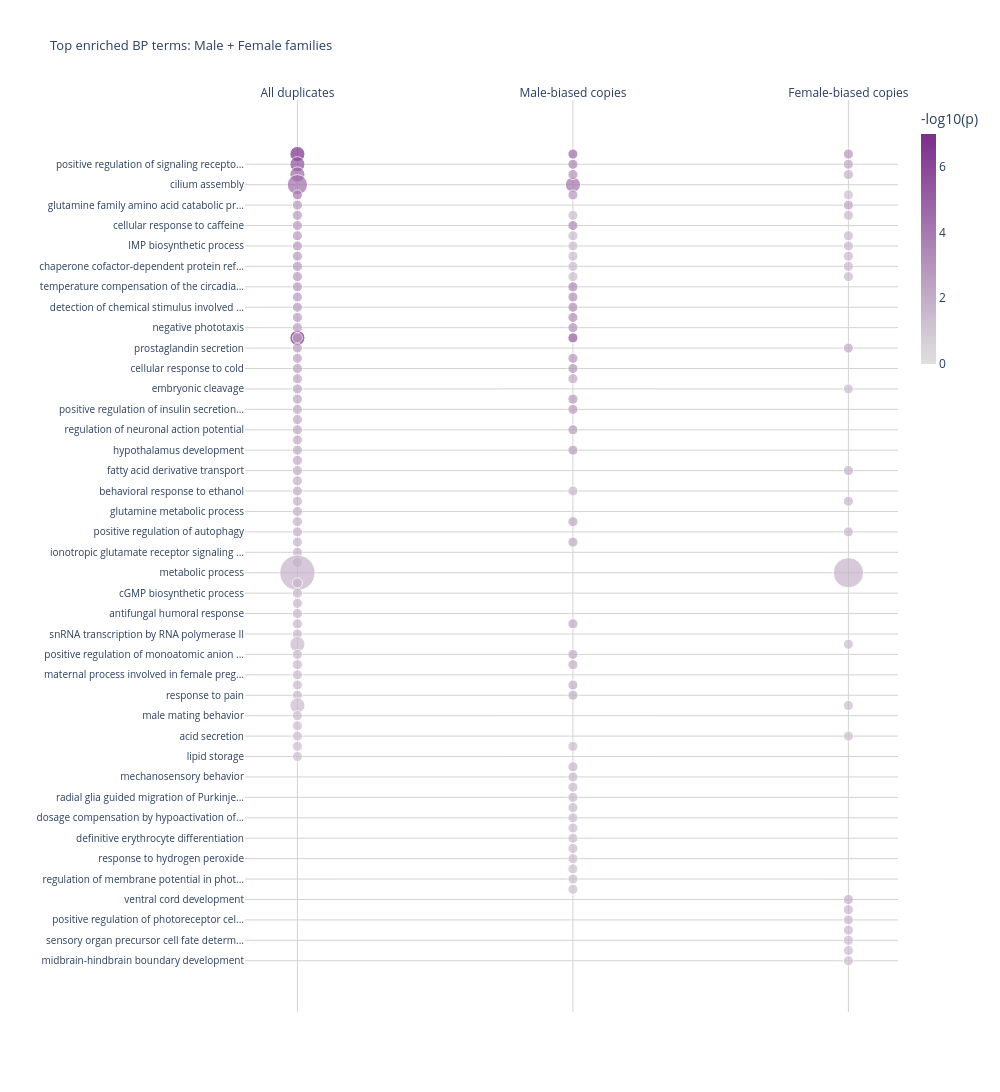

Notebook cell for this chart:
### Markdown cell above
BP terms for Male + Female families. Sorted by weight01
All duplicates | Male-biasde copies | Female-biased copies

### Code cell
mf_bp = df[
    (df["category"] == "Male + Female") &
    (df["ontology"] == "BP")
].copy()

mf_bp["Direction_label"] = mf_bp["description_set"].map({
    "MaleFemale_all":          "All duplicates",
    "MaleFemale_maleCopies":   "Male-biased copies",
    "MaleFemale_femaleCopies": "Female-biased copies"
})


mf_bp_plot = mf_bp.copy()
mf_bp_plot["Term_short"] = mf_bp_plot["Term"].str[:120]

# Y-axis order: by significance in All duplicates, then others
all_order = (
    mf_bp_plot[mf_bp_plot["Direction_label"] == "All duplicates"]
    .sort_values("weight01")["Term_short"]
    .tolist()
)
male_only = (
    mf_bp_plot[
        (mf_bp_plot["Direction_label"] == "Male-biased copies") &
        (~mf_bp_plot["Term_short"].isin(all_order))
    ]
    .sort_values("weight01")["Term_short"]
    .tolist()
)
female_only = (
    mf_bp_plot[
        (mf_bp_plot["Direction_label"] == "Female-biased copies") &
        (~mf_bp_plot["Term_short"].isin(all_order + male_only))
    ]
    .sort_values("weight01")["Term_short"]
    .tolist()
)

y_order = all_order + male_only + female_only
n_terms      = len(y_order)

mf_bp_plot["size_local"] = mf_bp_plot["Significant"].apply(bin_size)

fig = px.scatter(
    mf_bp_plot,
    x="Direction_label",
    y="Term_short",
    size="size_local",
    color="neg_log10_p",
    color_continuous_scale=SCALE_MF,
    range_color=[0, 7],
    size_max=25,
    category_orders={
        "Term_short": y_order,
        "Direction_label": ["All duplicates", "Male-biased copies", "Female-biased copies"]
    },
    labels={
        "neg_log10_p": "-log10(p)",
        "Significant": "Observed genes",
        "Direction_label": "",
        "Term_short": ""
    },
    title="Top enriched BP terms: Male + Female families",
    hover_data={"Significant": True, "size_local": False}
)


fig.update_layout(
    width=1000,
    height=2000,
    font=dict(size=12),
    title=dict(font=dict(size=13)),
    plot_bgcolor="white",
    paper_bgcolor="white",
    coloraxis_colorbar=COLORBAR,
    xaxis=dict(side="top"),
    margin=dict(r=100)
)

fig.update_xaxes(showgrid=True, gridcolor="lightgrey")
fig.update_yaxes(showgrid=True, gridcolor="lightgrey", tickfont=dict(size=10))

fig.show()

### Figure 1 — Plotly figure (JSON) as saved in the notebook; plotly's stock layout.template omitted (floating-point values rounded to 4 significant figures; data arrays with more than 128 entries replaced by an {"elided": "..."} marker saying what was removed)
{"data": [{"customdata": {"elided": "136x2 int values"}, "hovertemplate": "=%{y}<br>Observed genes=%{customdata[0]}<br>-log10(p)=%{marker.color}<extra></extra>", "legendgroup": "", "marker": {"color": {"elided": "136 float values"}, "coloraxis": "coloraxis", "size": {"elided": "136 int values"}, "sizemode": "area", "sizeref": 0.0784, "symbol": "circle"}, "mode": "markers", "name": "", "orientation": "v", "showlegend": false, "type": "scatter", "x": {"elided": "136 str values"}, "xaxis": "x", "y": {"elided": "136 str values"}, "yaxis": "y"}], "layout": {"coloraxis": {"cmax": 7, "cmin": 0, "colorbar": {"len": 0.3, "lenmode": "fraction", "thickness": 15, "title": {"text": "-log10(p)"}, "y": 1, "yanchor": "top"}, "colorscale": [[0, "#E0E0E0"], [1, "#7B2D8B"]]}, "font": {"size": 12}, "height": 2000, "legend": {"itemsizing": "constant", "tracegroupgap": 0}, "margin": {"r": 100}, "paper_bgcolor": "white", "plot_bgcolor": "white", "title": {"font": {"size": 13}, "text": "Top enriched BP terms: Male + Female families"}, "width": 1000, "xaxis": {"anchor": "y", "categoryarray": ["All duplicates", "Male-biased copies", "Female-biased copies"], "categoryorder": "array", "domain": [0, 1], "gridcolor": "lightgrey", "showgrid": true, "side": "top", "title": {"text": ""}}, "yaxis": {"anchor": "x", "categoryarray": ["midbrain-hindbrain boundary development", "anterior head segmentation", "sensory organ precursor cell fate determ...", "retinal pigment epithelium development", "positive regulation of photoreceptor cel...", "asparagine metabolic process", "ventral cord development", "calcium ion transport into cytosol", "regulation of membrane potential in phot...", "cellular response to heat", "response to hydrogen peroxide", "cellular response to endogenous stimulus", "definitive erythrocyte differentiation", "negative regulation of hemocyte prolifer...", "dosage compensation by hypoactivation of...", "release of sequestered calcium ion into ...", "radial glia guided migration of Purkinje...", "cellular response to light intensity", "mechanosensory behavior", "phototransduction", "lipid storage", "mating", "acid secretion", "sperm axoneme assembly", "male mating behavior", "monoatomic anion transmembrane transport", "response to pain", "response to diuretic", "maternal process involved in female preg...", "thermosensory behavior", "positive regulation of monoatomic anion ...", "inorganic ion transmembrane transport", "snRNA transcription by RNA polymerase II", "thermotaxis", "antifungal humoral response", "inner dynein arm assembly", "cGMP biosynthetic process", "lactation", "metabolic process", "cilium-dependent cell motility", "ionotropic glutamate receptor signaling ...", "positive regulation of calcium-mediated ...", "positive regulation of autophagy", "detection of mechanical stimulus involve...", "glutamine metabolic process", "platelet degranulation", "behavioral response to ethanol", "protein polyglycylation", "fatty acid derivative transport", "regulation of synaptic activity", "hypothalamus development", "negative regulation of Toll signaling pa...", "regulation of neuronal action potential", "purine nucleobase biosynthetic process", "positive regulation of insulin secretion...", "positive regulation of sensory perceptio...", "embryonic cleavage", "protein homotetramerization", "cellular response to cold", "urinary bladder smooth muscle contractio...", "prostaglandin secretion", "detection of temperature stimulus involv...", "negative phototaxis", "neuronal signal transduction", "detection of chemical stimulus involved ...", "cellular response to carbon dioxide", "temperature compensation of the circadia...", "dosage compensation by hyperactivation o...", "chaperone cofactor-dependent protein ref...", "maltose metabolic process", "IMP biosynthetic process", "C-terminal protein amino acid modificati...", "cellular response to caffeine", "protein polyglutamylation", "glutamine family amino acid catabolic pr...", "juvenile hormone catabolic process", "cilium assembly", "positive regulation of protein tyrosine ...", "positive regulation of signaling recepto...", "detection of temperature stimulus involv...", "activation of transmembrane receptor pro..."], "categoryorder": "array", "domain": [0, 1], "gridcolor": "lightgrey", "showgrid": true, "tickfont": {"size": 10}, "title": {"text": ""}}}}
